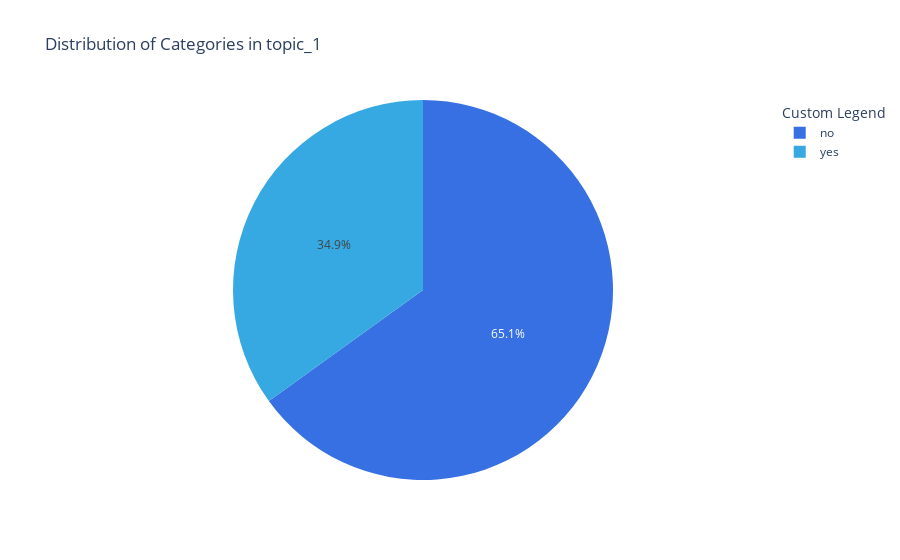

Source (notebook cell):
### Code cell
# Calculate the value counts of each category
category_counts = df['topic_1_recurrent_question'].value_counts()

# Calculate the percentages
category_percentages = category_counts / category_counts.sum() * 100

# Create a DataFrame with category labels and percentages
data = pd.DataFrame({'Category': category_percentages.index, 'Percentage': category_percentages})

# Create a pie chart using Plotly Express
fig = px.pie(data, values='Percentage', names='Category',
             title='Distribution of Categories in topic_1',
             color_discrete_sequence=PERMEA_COLOR_WHEEL_5_STATISTICS)


# Update the legend title
fig.update_layout(legend_title_text='Custom Legend')

# show plot
fig.show()

### Figure 1 — Plotly figure (JSON) as saved in the notebook; plotly's stock layout.template omitted (floating-point values rounded to 4 significant figures)
{"data": [{"domain": {"x": [0, 1], "y": [0, 1]}, "hovertemplate": "Category=%{label}<br>Percentage=%{value}<extra></extra>", "labels": ["no", "yes"], "legendgroup": "", "name": "", "showlegend": true, "type": "pie", "values": [65.06, 34.94]}], "layout": {"legend": {"title": {"text": "Custom Legend"}, "tracegroupgap": 0}, "piecolorway": ["rgb(54, 112, 226)", "rgb(54, 169, 226)", "rgb(54, 226, 169)", "rgb(112, 54, 226)", "rgb(226, 54, 169)"], "title": {"text": "Distribution of Categories in topic_1"}}}
